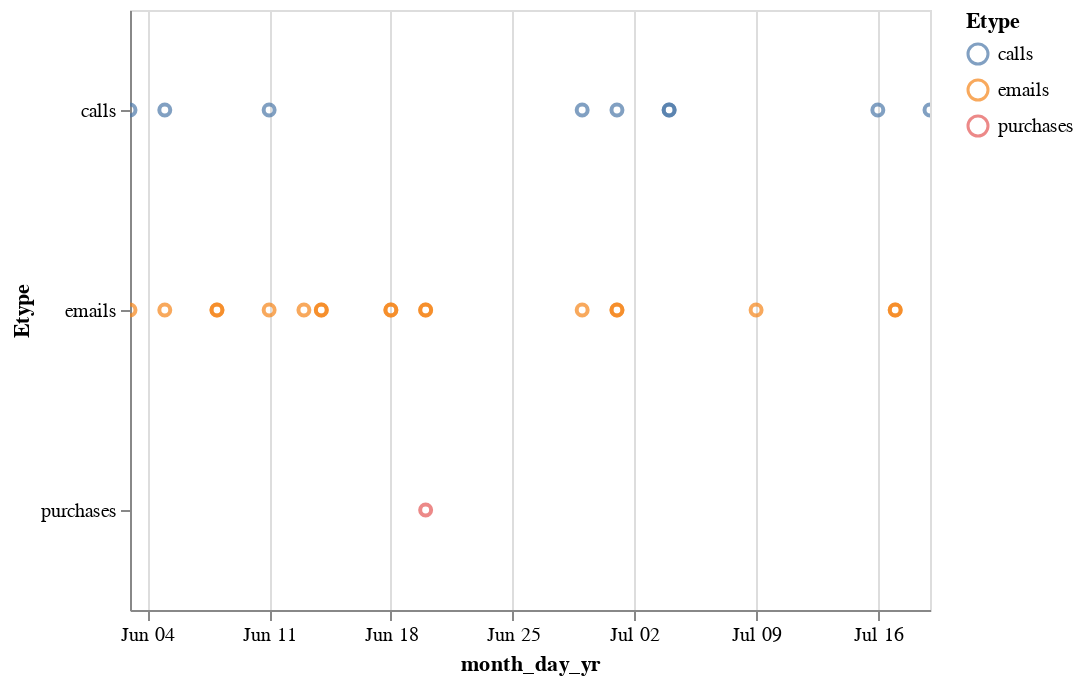

The cell this chart's notebook holds for it:
### Code cell
alt.Chart(sus_purch5).mark_point().encode(
    x='month_day_yr:T',
    y='Etype:N',
    color='Etype:N',
    tooltip=['Source_Names','Destination_Names']
).interactive()

### Figure 1 — Vega-Lite specification as saved in the notebook (floating-point values rounded to 4 significant figures)
{"$schema": "https://vega.github.io/schema/vega-lite/v2.4.3.json", "config": {"view": {"height": 300, "width": 400}}, "data": {"values": [{"Destination": 913857, "Destination_Names": "Lorina Kathleen", "Etype": "calls", "Source": 695013, "Source_Names": "Laure Pelkey", "TimeStamp": 1496518601, "Unnamed: 0": 0, "Unnamed: 0.1": 8268990, "full_date": "2017-06-03 19:36:41", "month": 6, "month_day_yr": "06/03/2017", "month_yr": "06/2017", "yr": 2017}, {"Destination": 575746, "Destination_Names": "Aracely Soyars", "Etype": "calls", "Source": 695013, "Source_Names": "Laure Pelkey", "TimeStamp": 1496673089, "Unnamed: 0": 1, "Unnamed: 0.1": 8289098, "full_date": "2017-06-05 14:31:29", "month": 6, "month_day_yr": "06/05/2017", "month_yr": "06/2017", "yr": 2017}, {"Destination": 863871, "Destination_Names": "Merri Willmschen", "Etype": "calls", "Source": 695013, "Source_Names": "Laure Pelkey", "TimeStamp": 1497211240, "Unnamed: 0": 2, "Unnamed: 0.1": 8358301, "full_date": "2017-06-11 20:00:40", "month": 6, "month_day_yr": "06/11/2017", "month_yr": "06/2017", "yr": 2017}, {"Destination": 1147062, "Destination_Names": "Yong Wilbert", "Etype": "calls", "Source": 695013, "Source_Names": "Laure Pelkey", "TimeStamp": 1500501929, "Unnamed: 0": 3, "Unnamed: 0.1": 8782442, "full_date": "2017-07-19 22:05:29", "month": 7, "month_day_yr": "07/19/2017", "month_yr": "07/2017", "yr": 2017}, {"Destination": 888359, "Destination_Names": "Ricky Vargas", "Etype": "emails", "Source": 695013, "Source_Names": "Laure Pelkey", "TimeStamp": 1496899156, "Unnamed: 0": 4, "Unnamed: 0.1": 11408580, "full_date": "2017-06-08 05:19:16", "month": 6, "month_day_yr": "06/08/2017", "month_yr": "06/2017", "yr": 2017}, {"Destination": 713814, "Destination_Names": "Jaunita Westen", "Etype": "emails", "Source": 695013, "Source_Names": "Laure Pelkey", "TimeStamp": 1497415432, "Unnamed: 0": 5, "Unnamed: 0.1": 11499761, "full_date": "2017-06-14 04:43:52", "month": 6, "month_day_yr": "06/14/2017", "month_yr": "06/2017", "yr": 2017}, {"Destination": 820283, "Destination_Names": "Lester Blasing", "Etype": "emails", "Source": 695013, "Source_Names": "Laure Pelkey", "TimeStamp": 1497765674, "Unnamed: 0": 6, "Unnamed: 0.1": 11561405, "full_date": "2017-06-18 06:01:14", "month": 6, "month_day_yr": "06/18/2017", "month_yr": "06/2017", "yr": 2017}, {"Destination": 526409, "Destination_Names": "Ethel Bowman", "Etype": "emails", "Source": 695013, "Source_Names": "Laure Pelkey", "TimeStamp": 1497958860, "Unnamed: 0": 7, "Unnamed: 0.1": 11595770, "full_date": "2017-06-20 11:41:00", "month": 6, "month_day_yr": "06/20/2017", "month_yr": "06/2017", "yr": 2017}, {"Destination": 919773, "Destination_Names": "Lida Cowger", "Etype": "emails", "Source": 695013, "Source_Names": "Laure Pelkey", "TimeStamp": 1498926964, "Unnamed: 0": 8, "Unnamed: 0.1": 11766991, "full_date": "2017-07-01 16:36:04", "month": 7, "month_day_yr": "07/01/2017", "month_yr": "07/2017", "yr": 2017}, {"Destination": 665290, "Destination_Names": "Della Goodwin", "Etype": "emails", "Source": 695013, "Source_Names": "Laure Pelkey", "TimeStamp": 1500285718, "Unnamed: 0": 9, "Unnamed: 0.1": 12007557, "full_date": "2017-07-17 10:01:58", "month": 7, "month_day_yr": "07/17/2017", "month_yr": "07/2017", "yr": 2017}, {"Destination": 2037860, "Destination_Names": "Carlos Morris", "Etype": "purchases", "Source": 695013, "Source_Names": "Laure Pelkey", "TimeStamp": 1497996329, "Unnamed: 0": 10, "Unnamed: 0.1": null, "full_date": "2017-06-20 22:05:29", "month": 6, "month_day_yr": "06/20/2017", "month_yr": "06/2017", "yr": 2017}, {"Destination": 695013, "Destination_Names": "Laure Pelkey", "Etype": "calls", "Source": 711600, "Source_Names": "Hilda Willis", "TimeStamp": 1498739572, "Unnamed: 0": 11, "Unnamed: 0.1": 8554740, "full_date": "2017-06-29 12:32:52", "month": 6, "month_day_yr": "06/29/2017", "month_yr": "06/2017", "yr": 2017}, {"Destination": 695013, "Destination_Names": "Laure Pelkey", "Etype": "calls", "Source": 548633, "Source_Names": "Donald Sparks", "TimeStamp": 1498927026, "Unnamed: 0": 12, "Unnamed: 0.1": 8579316, "full_date": "2017-07-01 16:37:06", "month": 7, "month_day_yr": "07/01/2017", "month_yr": "07/2017", "yr": 2017}, {"Destination": 695013, "Destination_Names": "Laure Pelkey", "Etype": "calls", "Source": 657829, "Source_Names": "Angel Lyons", "TimeStamp": 1499169930, "Unnamed: 0": 13, "Unnamed: 0.1": 8610193, "full_date": "2017-07-04 12:05:30", "month": 7, "month_day_yr": "07/04/2017", "month_yr": "07/2017", "yr": 2017}, {"Destination": 695013, "Destination_Names": "Laure Pelkey", "Etype": "calls", "Source": 708830, "Source_Names": "Marc Lopresto", "TimeStamp": 1499169980, "Unnamed: 0": 14, "Unnamed: 0.1": 8610196, "full_date": "2017-07-04 12:06:20", "month": 7, "month_day_yr": "07/04/2017", "month_yr": "07/2017", "yr": 2017}, {"Destination": 695013, "Destination_Names": "Laure Pelkey", "Etype": "calls", "Source": 711345, "Source_Names": "Claudette Wrightsman", "TimeStamp": 1500204696, "Unnamed: 0": 15, "Unnamed: 0.1": 8743840, "full_date": "2017-07-16 11:31:36", "month": 7, "month_day_yr": "07/16/2017", "month_yr": "07/2017", "yr": 2017}, {"Destination": 695013, "Destination_Names": "Laure Pelkey", "Etype": "emails", "Source": 549799, "Source_Names": "Hannah Guzman", "TimeStamp": 1496518530, "Unnamed: 0": 16, "Unnamed: 0.1": 11340961, "full_date": "2017-06-03 19:35:30", "month": 6, "month_day_yr": "06/03/2017", "month_yr": "06/2017", "yr": 2017}, {"Destination": 695013, "Destination_Names": "Laure Pelkey", "Etype": "emails", "Source": 783194, "Source_Names": "Kathryne Skapura", "TimeStamp": 1496673113, "Unnamed: 0": 17, "Unnamed: 0.1": 11368625, "full_date": "2017-06-05 14:31:53", "month": 6, "month_day_yr": "06/05/2017", "month_yr": "06/2017", "yr": 2017}, {"Destination": 695013, "Destination_Names": "Laure Pelkey", "Etype": "emails", "Source": 738453, "Source_Names": "Carter Saunier", "TimeStamp": 1496899118, "Unnamed: 0": 18, "Unnamed: 0.1": 11408578, "full_date": "2017-06-08 05:18:38", "month": 6, "month_day_yr": "06/08/2017", "month_yr": "06/2017", "yr": 2017}, {"Destination": 695013, "Destination_Names": "Laure Pelkey", "Etype": "emails", "Source": 714773, "Source_Names": "Evette Baucher", "TimeStamp": 1497211205, "Unnamed: 0": 19, "Unnamed: 0.1": 11463725, "full_date": "2017-06-11 20:00:05", "month": 6, "month_day_yr": "06/11/2017", "month_yr": "06/2017", "yr": 2017}, {"Destination": 695013, "Destination_Names": "Laure Pelkey", "Etype": "emails", "Source": 758819, "Source_Names": "Hannelore Maidonado", "TimeStamp": 1497358965, "Unnamed: 0": 20, "Unnamed: 0.1": 11489740, "full_date": "2017-06-13 13:02:45", "month": 6, "month_day_yr": "06/13/2017", "month_yr": "06/2017", "yr": 2017}, {"Destination": 695013, "Destination_Names": "Laure Pelkey", "Etype": "emails", "Source": 719570, "Source_Names": "Lani Bohnenkamp", "TimeStamp": 1497415470, "Unnamed: 0": 21, "Unnamed: 0.1": 11499769, "full_date": "2017-06-14 04:44:30", "month": 6, "month_day_yr": "06/14/2017", "month_yr": "06/2017", "yr": 2017}, {"Destination": 695013, "Destination_Names": "Laure Pelkey", "Etype": "emails", "Source": 855978, "Source_Names": "Hershel Salaza", "TimeStamp": 1497765627, "Unnamed: 0": 22, "Unnamed: 0.1": 11561389, "full_date": "2017-06-18 06:00:27", "month": 6, "month_day_yr": "06/18/2017", "month_yr": "06/2017", "yr": 2017}, {"Destination": 695013, "Destination_Names": "Laure Pelkey", "Etype": "emails", "Source": 712753, "Source_Names": "Jestine Stiggers", "TimeStamp": 1497958866, "Unnamed: 0": 23, "Unnamed: 0.1": 11595771, "full_date": "2017-06-20 11:41:06", "month": 6, "month_day_yr": "06/20/2017", "month_yr": "06/2017", "yr": 2017}, {"Destination": 695013, "Destination_Names": "Laure Pelkey", "Etype": "emails", "Source": 706072, "Source_Names": "Luis Callison", "TimeStamp": 1498739493, "Unnamed: 0": 24, "Unnamed: 0.1": 11733597, "full_date": "2017-06-29 12:31:33", "month": 6, "month_day_yr": "06/29/2017", "month_yr": "06/2017", "yr": 2017}, {"Destination": 695013, "Destination_Names": "Laure Pelkey", "Etype": "emails", "Source": 736727, "Source_Names": "Vance Tischler", "TimeStamp": 1498914091, "Unnamed: 0": 25, "Unnamed: 0.1": 11764642, "full_date": "2017-07-01 13:01:31", "month": 7, "month_day_yr": "07/01/2017", "month_yr": "07/2017", "yr": 2017}, {"Destination": 695013, "Destination_Names": "Laure Pelkey", "Etype": "emails", "Source": 876359, "Source_Names": "Tillie Wheeler", "TimeStamp": 1499630208, "Unnamed: 0": 26, "Unnamed: 0.1": 11891171, "full_date": "2017-07-09 19:56:48", "month": 7, "month_day_yr": "07/09/2017", "month_yr": "07/2017", "yr": 2017}, {"Destination": 695013, "Destination_Names": "Laure Pelkey", "Etype": "emails", "Source": 958553, "Source_Names": "Ivan Mills", "TimeStamp": 1500285743, "Unnamed: 0": 27, "Unnamed: 0.1": 12007561, "full_date": "2017-07-17 10:02:23", "month": 7, "month_day_yr": "07/17/2017", "month_yr": "07/2017", "yr": 2017}]}, "encoding": {"color": {"field": "Etype", "type": "nominal"}, "tooltip": [{"field": "Source_Names", "type": "nominal"}, {"field": "Destination_Names", "type": "nominal"}], "x": {"field": "month_day_yr", "type": "temporal"}, "y": {"field": "Etype", "type": "nominal"}}, "mark": "point", "selection": {"selector008": {"bind": "scales", "encodings": ["x", "y"], "mark": {"fill": "#333", "fillOpacity": 0.125, "stroke": "white"}, "on": "[mousedown, window:mouseup] > window:mousemove!", "resolve": "global", "translate": "[mousedown, window:mouseup] > window:mousemove!", "type": "interval", "zoom": "wheel!"}}}
